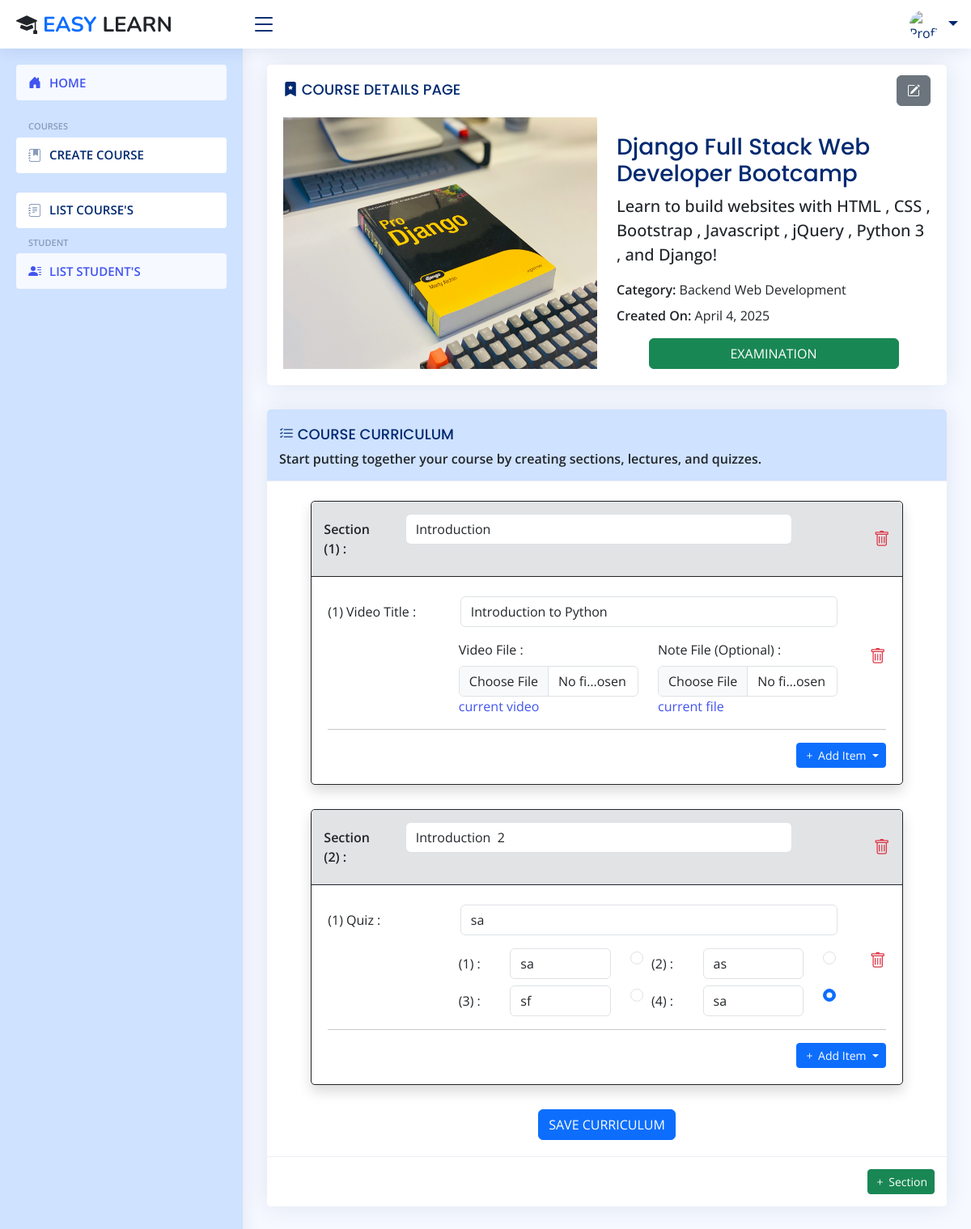
The app's page /course/detail/2/, older data.
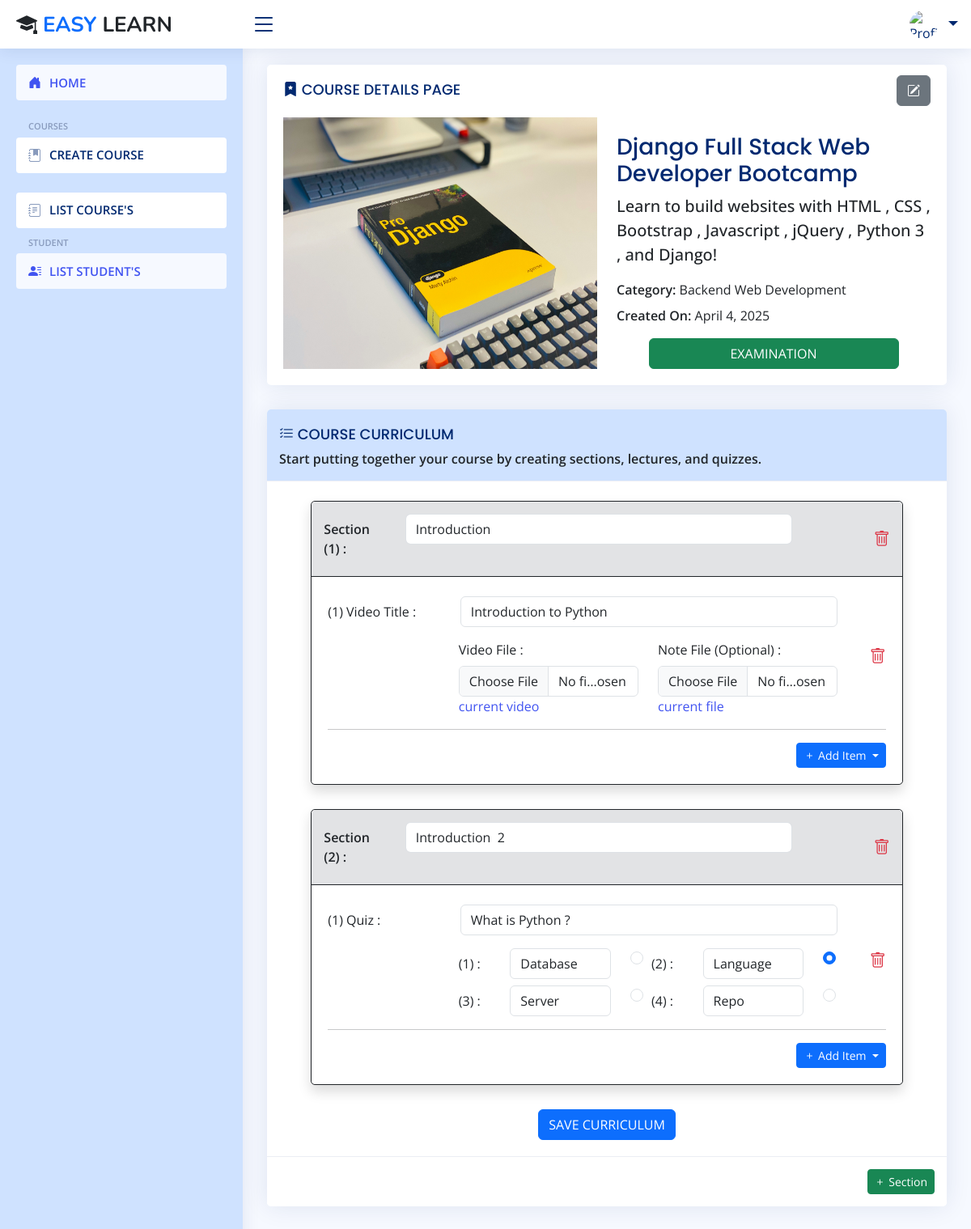
The same page, newer data.
### Course/models.py (models this page shows)
class CurriculumItem(models.Model):
    id = models.BigAutoField(primary_key=True)
    section = models.ForeignKey(Section, related_name='curriculum_items', on_delete=models.CASCADE)
    type = models.CharField(max_length=10, choices=ITEM_TYPE_CHOICES, null=False, blank=False)
    order = models.PositiveIntegerField(null=False, blank=False, default=1)
    class Meta:
        db_table = 'Curriculum Items Table'

class Quiz(models.Model):
    id = models.BigAutoField(primary_key=True)
    curriculum_item = models.OneToOneField(CurriculumItem, related_name='quiz', on_delete=models.CASCADE)
    question = models.CharField(max_length=255, null=False, blank=False)
    class Meta:
        db_table = 'Quizzes Table'

class QuizOption(models.Model):
    id = models.BigAutoField(primary_key=True)
    quiz = models.ForeignKey(Quiz, related_name='quiz_options', on_delete=models.CASCADE)
    text = models.CharField(max_length=255, null=False, blank=False)
    is_correct = models.BooleanField(default=False)
    class Meta:
        db_table = 'Quiz Options Table'

### Course/views.py (the view)
# urls.py: path('detail/<int:course_id>/', detail_course_view, name='detail-course-view'),
def detail_course_view(request, course_id):
    course = Course.objects.get(id=course_id)
    return render(request, 'course/detail_course.html', context={'course':course})

### Course/templates/course/detail_course.html (shortened to what the changed rows need)
{% extends "teacher/base_site.html" %}
{% block main %}
    <main id="main" class="main">
        <section class="section">
            <div class="row justify-content-center">
                <div class="col-12">
                    <div class="card">
                        <div class="card-body pt-4">
                            <form id="saveCurriculumForm" method="post" enctype="multipart/form-data">
                                <div id="sectionContainer" class="row justify-content-center">
                                    {% for section in course.curriculum.sections.all  %}
                                        <div class="col-11 section-item" data-prefix="old_sections" data-section-number="{{forloop.counter}}">
                                            <div class="card border border-dark shadow">
                                                <div class="card-header border-bottom border-dark bg-secondary-subtle">
                                                    <div class="row align-items-center">
                                                        <div class="col-10">
                                                            <div class="row">
                                                                <label class="col-sm-2 col-form-label text-dark fw-semibold section-label">Section ({{forloop.counter}}) :</label>
                                                                <div class="col-sm-10">
                                                                    <input type="text" class="form-control" name="old_section_title[]" value="{{section.title}}" required>
                                                                </div>
                                                            </div>
                                                        </div>
                                                        <div class="col-2 text-end">
                                                            <i class="bi bi-trash text-danger fs-5 remove-section"></i>
                                                        </div>
                                                    </div>
                                                </div>
                                                <div class="card-body pt-4">
                                                    <div class="row g-3 item-container">
                                                        {% for item in section.curriculum_items.all  %}
                                                            {% if item.type == 'lesson' %}
                                                                <div class="col-12 item">
                                                                    <input type="hidden" class="form-control" name="old_sections[{{forloop.parentloop.counter}}][items][item_id][]" value="{{item.id}}">
                                                                    <input type="hidden" class="form-control" name="old_sections[{{forloop.parentloop.counter}}][items][type][]" value="lesson">
                                                                    <input type="hidden" class="form-control" name="old_sections[{{forloop.parentloop.counter}}][items][order][]" value="{{forloop.counter}}">
                                                                    <div class="row align-items-center video-item">
                                                                        <div class="col-11">
                                                                            <div class="row g-3 justify-content-end">
                                                                                <div class="col-12">
                                                                                    <div class="row">
                                                                                        <label class="col-sm-3 col-form-label video-label">({{forloop.counter}}) Video Title :</label>
                                                                                        <div class="col-sm-9">
                                                                                            <input type="hidden" class="form-control" name="old_sections[{{forloop.parentloop.counter}}][items][{{forloop.counter}}][video_id][]" value="{{item.lesson.id}}" required>
                                                                                            <input type="text" class="form-control" name="old_sections[{{forloop.parentloop.counter}}][items][{{forloop.counter}}][title][]" value="{{item.lesson.title}}" required>
                                                                                        </div>
                                                                                    </div>
                                                                                </div>
                                                                                <div class="col-9">
                                                                                    <div class="row">
                                                                                        <div class="col-6">
                                                                                            <label class="form-label">Video File :</label>
                                                                                            <input type="file" class="form-control" name="old_sections[{{forloop.parentloop.counter}}][items][{{forloop.counter}}][video_file][]" >
                                                                                            <a href="{{item.lesson.video_file.url}}" target="_blank">current video</a>
                                                                                        </div>
                                                                                        <div class="col-6">
                                                                                            <label class="form-label">Note File (Optional) :</label>
                                                                                            <input type="file" class="form-control" name="old_sections[{{forloop.parentloop.counter}}][items][{{forloop.counter}}][note_file][]">
                                                                                            {% if item.lesson.note_file %}
                                                                                            <a href="{{item.lesson.note_file.url}}" target="_blank">current file</a>
                                                                                            {% endif %}
                                                                                        </div>
                                                                                    </div>
                                                                                </div>
                                                                            </div>
                                                                        </div>
                                                                        <div class="col-1 text-end">
                                                                            <i class="bi bi-trash text-danger fs-5 remove-item"></i>
                                                                        </div>
                                                                    </div>
                                                                    <hr>
                                                                </div>
                                                            {% else %}
                                                            <div class="col-12 item">
                                                                <div class="row align-items-center quiz-item">
                                                                    <div class="col-11">
                                                                        <div class="row g-3 justify-content-end">
                                                                            <div class="col-12">
                                                                                <div class="row">
                                                                                    <label class="col-sm-3 col-form-label quiz-label">({{forloop.counter}}) Quiz :</label>
                                                                                    <div class="col-sm-9">
                                                                                        <input type="text" class="form-control" name="old_sections[{{forloop.parentloop.counter}}][items][{{forloop.counter}}][question][]" value="{{item.quiz.question}}" required>
                                                                                    </div>
                                                                                </div>
                                                                            </div>
                                                                            <div class="col-9">
                                                                                <div class="row g-2">
                                                                                    {% for option in item.quiz.quiz_options.all %}
                                                                                    <div class="col-6">
                                                                                        <div class="row">
                                                                                            <label class="col-sm-3 col-form-label">({{forloop.counter}}) :</label>
                                                                                            <div class="col-sm-7">
                                                                                                <input type="text" class="form-control" name="old_sections[{{forloop.parentloop.parentloop.counter}}][items][{{forloop.parentloop.counter}}][options][{{forloop.counter}}][text][]" value="{{option.text}}" required>
                                                                                            </div>
                                                                                            <div class="col-sm-2">
                                                                                                <input type="radio" name="old_sections[{{forloop.parentloop.parentloop.counter}}][items][{{forloop.parentloop.counter}}][is_correct][]" value="{{forloop.counter}}" class="form-check-input" {% if option.is_correct %} checked {% endif %} required>
                                                                                            </div>
                                                                                        </div>
                                                                                    </div>
                                                                                    {% endfor %}
                                                                                </div>
                                                                            </div>
                                                                        </div>
                                                                    </div>
                                                                    <div class="col-1 text-end">
                                                                        <i class="bi bi-trash text-danger fs-5 remove-item"></i>
                                                                    </div>
                                                                </div>
                                                                <hr>
                                                            </div>
                                                            {% endif %}
                                                        {% endfor %}
                                                    </div>
                                                    <div class="row justify-content-end">
                                                        <div class="col-auto">
                                                            <div class="btn-group">
                                                                <button type="button" class="btn btn-primary btn-sm dropdown-toggle add-item-dropdown" data-bs-toggle="dropdown" aria-expanded="false">
                                                                    <i class="bi bi-plus"></i> Add Item
                                                                </button>
                                                            </div>
                                                        </div>
                                                    </div>
                                                </div>
                                            </div>
                                        </div>
                                    {% endfor %}
                                </div>
                            </form>
                        </div>
                    </div>
                </div>
            </div>
        </section>
    </main>
{% endblock main %}

Row changes from the older to the newer data that the page shows:
changed through a linked row, CurriculumItem: quiz.question "sa" → "What is Python ?"
changed QuizOption: text "sa" → "Database"
changed QuizOption: text "as" → "Language"; is_correct "☐" → "☑"
changed QuizOption: text "sf" → "Server"
changed QuizOption: text "sa" → "Repo"; is_correct "☑" → "☐"
